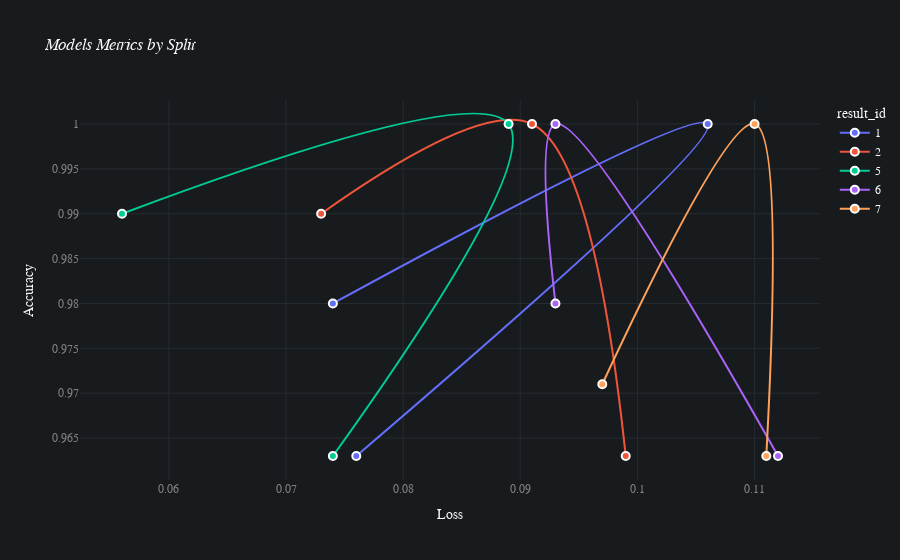

Notebook cell for this chart:
### Markdown cell above
When performing classification, the secondary training metric (non-loss) is 'accuracy'.

### Code cell
batch_multiclass.plot_performance(
    max_loss = 0.12, min_accuracy = 0.96
)

### Figure 1 — Plotly figure (JSON) as saved in the notebook; plotly's stock layout.template omitted (floating-point values rounded to 4 significant figures)
{"data": [{"customdata": [[1, "test"], [1, "validation"], [1, "train"]], "hovertemplate": "result_id=%{customdata[0]}<br>loss=%{x}<br>accuracy=%{y}<br>split=%{customdata[1]}<extra></extra>", "legendgroup": "1", "line": {"color": "#636efa", "dash": "solid", "shape": "spline", "width": 2}, "marker": {"line": {"color": "white", "width": 2}, "size": 8}, "mode": "markers+lines", "name": "1", "orientation": "v", "showlegend": true, "type": "scatter", "x": [0.076, 0.106, 0.074], "xaxis": "x", "y": [0.963, 1, 0.98], "yaxis": "y"}, {"customdata": [[2, "test"], [2, "validation"], [2, "train"]], "hovertemplate": "result_id=%{customdata[0]}<br>loss=%{x}<br>accuracy=%{y}<br>split=%{customdata[1]}<extra></extra>", "legendgroup": "2", "line": {"color": "#EF553B", "dash": "solid", "shape": "spline", "width": 2}, "marker": {"line": {"color": "white", "width": 2}, "size": 8}, "mode": "markers+lines", "name": "2", "orientation": "v", "showlegend": true, "type": "scatter", "x": [0.099, 0.091, 0.073], "xaxis": "x", "y": [0.963, 1, 0.99], "yaxis": "y"}, {"customdata": [[5, "test"], [5, "validation"], [5, "train"]], "hovertemplate": "result_id=%{customdata[0]}<br>loss=%{x}<br>accuracy=%{y}<br>split=%{customdata[1]}<extra></extra>", "legendgroup": "5", "line": {"color": "#00cc96", "dash": "solid", "shape": "spline", "width": 2}, "marker": {"line": {"color": "white", "width": 2}, "size": 8}, "mode": "markers+lines", "name": "5", "orientation": "v", "showlegend": true, "type": "scatter", "x": [0.074, 0.089, 0.056], "xaxis": "x", "y": [0.963, 1, 0.99], "yaxis": "y"}, {"customdata": [[6, "test"], [6, "validation"], [6, "train"]], "hovertemplate": "result_id=%{customdata[0]}<br>loss=%{x}<br>accuracy=%{y}<br>split=%{customdata[1]}<extra></extra>", "legendgroup": "6", "line": {"color": "#ab63fa", "dash": "solid", "shape": "spline", "width": 2}, "marker": {"line": {"color": "white", "width": 2}, "size": 8}, "mode": "markers+lines", "name": "6", "orientation": "v", "showlegend": true, "type": "scatter", "x": [0.112, 0.093, 0.093], "xaxis": "x", "y": [0.963, 1, 0.98], "yaxis": "y"}, {"customdata": [[7, "test"], [7, "validation"], [7, "train"]], "hovertemplate": "result_id=%{customdata[0]}<br>loss=%{x}<br>accuracy=%{y}<br>split=%{customdata[1]}<extra></extra>", "legendgroup": "7", "line": {"color": "#FFA15A", "dash": "solid", "shape": "spline", "width": 2}, "marker": {"line": {"color": "white", "width": 2}, "size": 8}, "mode": "markers+lines", "name": "7", "orientation": "v", "showlegend": true, "type": "scatter", "x": [0.111, 0.11, 0.097], "xaxis": "x", "y": [0.963, 1, 0.971], "yaxis": "y"}], "layout": {"autosize": true, "font": {"color": "#FAFAFA", "family": "Avenir"}, "hoverlabel": {"bgcolor": "#0F0F0F", "font": {"family": "Avenir", "size": 15}}, "legend": {"title": {"text": "result_id"}, "tracegroupgap": 0}, "paper_bgcolor": "#181B1E", "plot_bgcolor": "#181B1E", "title": {"text": "<i>Models Metrics by Split</i>"}, "xaxis": {"anchor": "y", "autorange": true, "domain": [0, 1], "gridcolor": "#262B2F", "range": [0.05265, 0.1154], "tickfont": {"color": "#818487"}, "title": {"text": "Loss"}, "type": "linear", "zeroline": false}, "yaxis": {"anchor": "x", "autorange": true, "domain": [0, 1], "gridcolor": "#262B2F", "range": [0.9604, 1.003], "tickfont": {"color": "#818487"}, "title": {"text": "Accuracy"}, "type": "linear", "zeroline": false}}}
